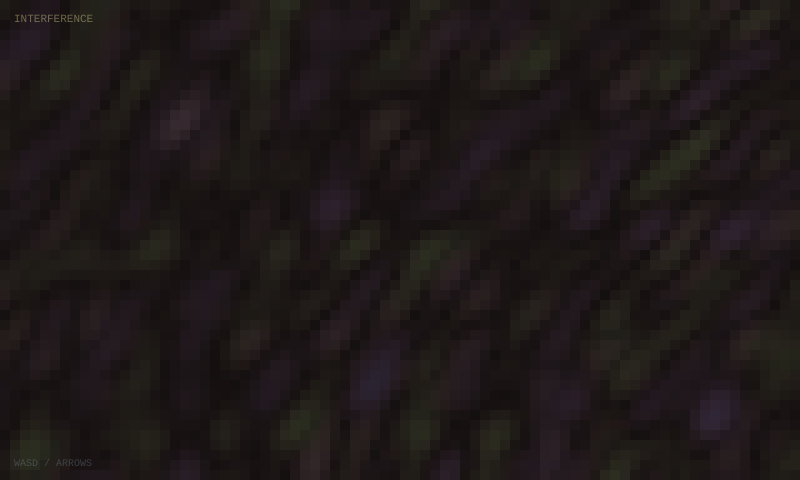
Frame 1 (no input)
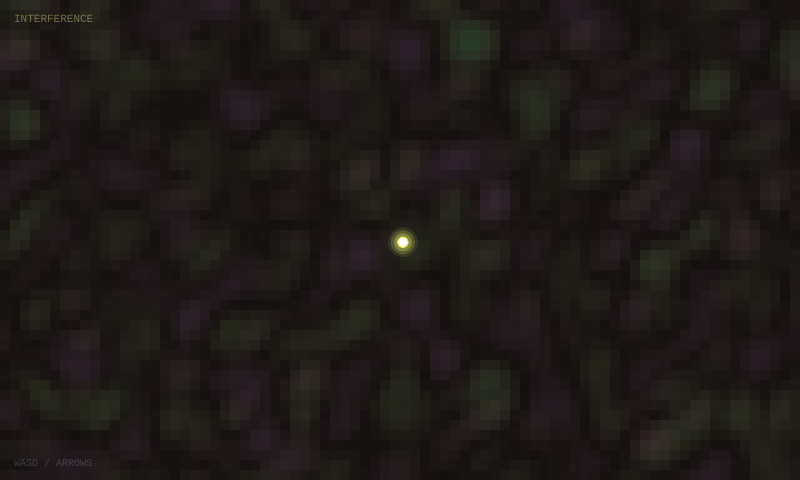
Frame 60 (no input)
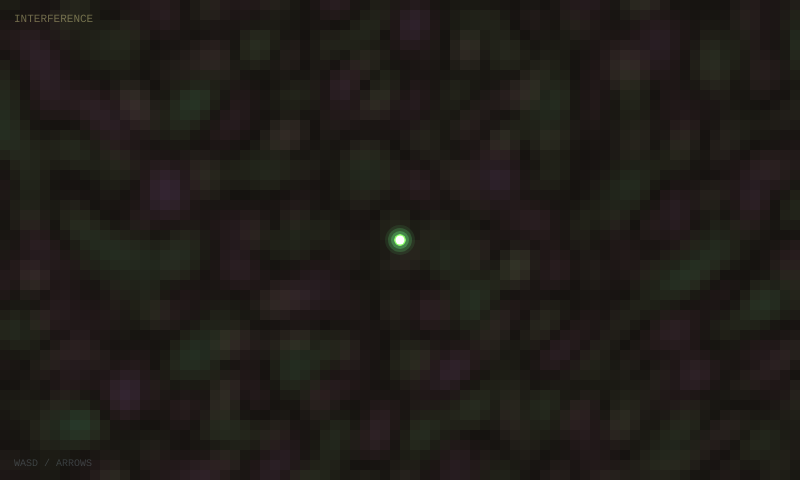
Frame 120 (the mouse pressed at the canvas centre since frame 60)

The p5.js sketch that drew these frames (run headless with seeded random() and noise() and a simulated clock; from frame 60 on, the mouse is pressed at the canvas centre):

// p5.js sketch
// ── sketch.js
/*
  Week 5 — Side Quest: "INTERFERENCE"
  Course: GBDA302

  Controls: WASD / Arrow Keys

  The world responds to you:
  — It starts dark and barely saturated. Colour unlocks as you explore.
  — Moving fast makes the interference field chaotic and vivid.
    Standing still lets it settle into something calm and beautiful.
  — Your trail persists as soft marks in the world — it remembers you.
  — Finding an anomaly sends a pulse through the whole screen.

  9 anomalies hidden across the world:
    BLOOM  — rings of light erupting outward
    VORTEX — spiral arms spinning around a glowing eye
    GLITCH — corrupted scanlines and colour breaks
*/

const WORLD_W = 4000;
const WORLD_H = 3000;
const VIEW_W  = 800;
const VIEW_H  = 480;
const CELL    = 10;

let player    = { x: WORLD_W / 2, y: WORLD_H / 2, spd: 3.5 };
let cam       = { x: 0, y: 0 };
let prevPos   = { x: WORLD_W / 2, y: WORLD_H / 2 };

let trail = [];
const TRAIL_LEN = 120;

let footprints = [];
let footTimer  = 0;
const FOOT_MAX = 600;

let chaos    = 0;
let velocity = 0;
let explore  = 0;
let pulses   = [];

let sources   = [];
let anomalies = [];
let t = 0;

function setup() {
  createCanvas(VIEW_W, VIEW_H);
  colorMode(HSB, 360, 100, 100, 100);

  for (let i = 0; i < 13; i++) {
    sources.push({
      x : random(WORLD_W),
      y : random(WORLD_H),
      λ : random(70, 220),
      ω : random(0.5, 2.4),
      φ : random(TWO_PI),
    });
  }

  const types = ['bloom','vortex','glitch','bloom','vortex','glitch','bloom','vortex','glitch'];
  for (let i = 0; i < 9; i++) {
    anomalies.push({
      type      : types[i],
      x         : random(600, WORLD_W - 600),
      y         : random(500, WORLD_H - 500),
      r         : random(110, 160),
      intensity : 0,
      phase     : random(TWO_PI),
      found     : false,
    });
  }
}

function draw() {
  t += 0.012;

  // ── 1. INPUT & MOVEMENT ───────────────────────────────────────
  const dx = (keyIsDown(RIGHT_ARROW)||keyIsDown(68)?1:0)
           - (keyIsDown(LEFT_ARROW) ||keyIsDown(65)?1:0);
  const dy = (keyIsDown(DOWN_ARROW) ||keyIsDown(83)?1:0)
           - (keyIsDown(UP_ARROW)   ||keyIsDown(87)?1:0);
  const len    = max(1, abs(dx) + abs(dy));
  const moving = dx !== 0 || dy !== 0;

  player.x = constrain(player.x + (dx / len) * player.spd, 0, WORLD_W);
  player.y = constrain(player.y + (dy / len) * player.spd, 0, WORLD_H);

  // ── 2. VELOCITY → CHAOS ───────────────────────────────────────
  velocity = dist(player.x, player.y, prevPos.x, prevPos.y);
  prevPos  = { x: player.x, y: player.y };
  chaos    = lerp(chaos, map(velocity, 0, player.spd, 0, 1, true), 0.04);

  // ── 3. EXPLORATION UNLOCK ─────────────────────────────────────
  explore = min(1, explore + (moving ? 0.0008 : 0.0001));

  // ── 4. TRAIL & FOOTPRINTS ─────────────────────────────────────
  trail.push({ x: player.x, y: player.y, h: (t * 55) % 360 });
  if (trail.length > TRAIL_LEN) trail.shift();

  footTimer++;
  if (moving && footTimer >= 18) {
    footTimer = 0;
    footprints.push({ x: player.x, y: player.y, age: 0, h: (t * 40) % 360 });
    if (footprints.length > FOOT_MAX) footprints.shift();
  }
  for (let f of footprints) f.age += 0.003;

  // ── 5. CAMERA ─────────────────────────────────────────────────
  const tX = constrain(player.x - VIEW_W / 2, 0, WORLD_W - VIEW_W);
  const tY = constrain(player.y - VIEW_H / 2, 0, WORLD_H - VIEW_H);
  cam.x = lerp(cam.x, tX, 0.1);
  cam.y = lerp(cam.y, tY, 0.1);

  // ── 6. ANOMALY PROXIMITY & DISCOVERY ─────────────────────────
  let maxGlitch = 0;
  for (let a of anomalies) {
    const d    = dist(player.x, player.y, a.x, a.y);
    const want = (d < a.r * 2.8) ? map(d, 0, a.r * 2.8, 1, 0) : 0;
    a.intensity = lerp(a.intensity, want, 0.04);

    if (!a.found && d < a.r) {
      a.found = true;
      pulses.push({
        x    : a.x,
        y    : a.y,
        born : t,
        hue  : a.type === 'bloom' ? 55 : a.type === 'vortex' ? 290 : 0,
        type : a.type,
      });
    }
    if (a.type === 'glitch') maxGlitch = max(maxGlitch, a.intensity);
  }

  // ── 7. BACKGROUND: WAVE INTERFERENCE ─────────────────────────
  background(0);
  const hDrift = t * 22;
  const satMin = lerp(10, 55,  explore);
  const satMax = lerp(40, 100, explore);
  const briMin = lerp(8,  20,  explore);
  const briMax = lerp(35, 82,  explore);
  const hSwing = lerp(120, 200, chaos);

  for (let sx = 0; sx < VIEW_W; sx += CELL) {
    for (let sy = 0; sy < VIEW_H; sy += CELL) {
      const wx = sx + cam.x;
      const wy = sy + cam.y;

      let w1 = 0, w2 = 0;
      for (let s of sources) {
        const ddx = wx - s.x, ddy = wy - s.y;
        const d   = sqrt(ddx * ddx + ddy * ddy);
        const ang = TWO_PI * d / s.λ - t * s.ω + s.φ;
        w1 += sin(ang);
        w2 += sin(ang * 1.41 + PI * 0.33);
      }
      w1 /= sources.length;
      w2 /= sources.length;

      const chaosShift = chaos > 0.1
        ? noise(wx * 0.005 + t * 0.4, wy * 0.005) * chaos * 80 : 0;

      const hue = (((w1 * hSwing + w2 * 70) + hDrift + chaosShift) % 360 + 360) % 360;
      const sat = map(w1 * w2, -1, 1, satMin, satMax);
      const bri = map(abs(w1) + abs(w2), 0, 2, briMin, briMax);

      noStroke();
      fill(hue, sat, bri);
      rect(sx, sy, CELL, CELL);
    }
  }

  // ── 8. WORLD-SPACE ELEMENTS ───────────────────────────────────
  push();
  translate(-cam.x, -cam.y);

  // Footprints — persistent glow marks
  noStroke();
  for (let f of footprints) {
    const alpha = map(f.age, 0, 1, 30, 0, true);
    if (alpha < 0.5) continue;
    fill(f.h, 55, 100, alpha);
    ellipse(f.x, f.y, map(f.age, 0, 1, 6, 18));
  }

  // Anomalies
  for (let a of anomalies) {
    if (a.intensity < 0.02) continue;
    const sx = a.x - cam.x, sy = a.y - cam.y;
    if (sx < -400 || sx > VIEW_W + 400 || sy < -400 || sy > VIEW_H + 400) continue;
    if (a.type === 'bloom')  drawBloom(a);
    if (a.type === 'vortex') drawVortex(a);
  }

  // Discovery pulses
  for (let i = pulses.length - 1; i >= 0; i--) {
    const p   = pulses[i];
    const age = t - p.born;
    if (age > 3.5) { pulses.splice(i, 1); continue; }
    const r  = map(age, 0, 3.5, 0, 420);
    const a  = map(age, 0, 3.5, 85, 0);
    const sw = map(age, 0, 3.5, 4, 0.5);
    noFill();
    stroke(p.hue, 80, 100, a);
    strokeWeight(sw);
    ellipse(p.x, p.y, r * 2);
    stroke(p.hue, 60, 100, a * 0.5);
    strokeWeight(sw * 0.6);
    ellipse(p.x, p.y, max(0, r - 60) * 2);
  }

  // Trail
  for (let i = 0; i < trail.length; i++) {
    const pct = i / trail.length;
    noStroke();
    fill(trail[i].h, 85, 100, pct * 90);
    ellipse(trail[i].x, trail[i].y, map(pct, 0, 1, 1.5, 11));
  }

  // Player
  const ph    = (t * 90) % 360;
  const pSize = lerp(18, 32, chaos);
  noStroke();
  for (let r = pSize; r > 0; r -= 3) {
    fill(ph, lerp(55, 90, chaos), 100, map(r, 0, pSize, lerp(55, 80, chaos), 0));
    ellipse(player.x, player.y, r * 2);
  }
  fill(0, 0, 100, 100);
  ellipse(player.x, player.y, 9);

  pop();

  // ── 9. GLITCH (screen space) ──────────────────────────────────
  if (maxGlitch > 0.05) drawGlitch(maxGlitch);

  // ── 10. DISCOVERY FLASH (screen space) ───────────────────────
  for (let p of pulses) {
    const age = t - p.born;
    if (age < 0.18) {
      noStroke();
      fill(p.hue, 40, 100, map(age, 0, 0.18, 28, 0));
      rect(0, 0, VIEW_W, VIEW_H);
    }
  }

  // ── 11. HUD ───────────────────────────────────────────────────
  const found = anomalies.filter(a => a.found).length;
  noStroke();
  textAlign(LEFT, TOP);
  textSize(11);
  textFont('monospace');
  fill(55, 35, 95, 40);
  text('INTERFERENCE', 14, 14);

  if (found > 0) {
    textAlign(RIGHT, TOP);
    fill(290, 60, 100, 50);
    text('anomalies: ' + found + '/9', VIEW_W - 14, 14);
  }

  if (chaos < 0.05 && explore > 0.05) {
    textAlign(CENTER, BOTTOM);
    textSize(10);
    fill(200, 15, 90, map(chaos, 0, 0.05, 22, 0));
    text('be still', VIEW_W / 2, VIEW_H - 12);
  }

  textAlign(LEFT, BOTTOM);
  textSize(10);
  fill(200, 20, 90, 22);
  text('WASD / ARROWS', 14, VIEW_H - 12);
}

function drawBloom(a) {
  const numRings = 14;
  for (let i = 0; i < numRings; i++) {
    const phase = (t * 1.6 + (i / numRings) * TWO_PI + a.phase) % TWO_PI;
    const r     = map(phase, 0, TWO_PI, 0, a.r * 2.8) * a.intensity;
    const alpha = map(phase, 0, TWO_PI, 90, 0) * a.intensity;
    const hue   = ((i / numRings * 360) + t * 45 + a.phase * 60) % 360;
    noFill();
    stroke(hue, 92, 100, alpha);
    strokeWeight(map(phase, 0, TWO_PI, 3, 0.4));
    ellipse(a.x, a.y, r * 2);
  }
  noStroke();
  for (let r = a.r * 0.55; r > 0; r -= 5) {
    const hue = ((r * 2.5 + t * 65) % 360 + 360) % 360;
    fill(hue, 100, 100, map(r, 0, a.r * 0.55, 90, 0) * a.intensity);
    ellipse(a.x, a.y, r * 2);
  }
}

function drawVortex(a) {
  push();
  translate(a.x, a.y);
  rotate(t * 1.1 * a.intensity);
  for (let arm = 0; arm < 5; arm++) {
    push();
    rotate((arm / 5) * TWO_PI);
    for (let step = 0; step < 90; step++) {
      const pct   = step / 90;
      const angle = pct * TWO_PI * 3.5;
      const r     = pct * a.r * 1.9 * a.intensity;
      const hue   = ((pct * 360 + arm * 72 + t * 70) % 360 + 360) % 360;
      stroke(hue, 88, 100, map(pct, 0, 1, 85, 0) * a.intensity);
      strokeWeight(map(pct, 0, 1, 2.8, 0.4));
      point(cos(angle) * r, sin(angle) * r);
    }
    pop();
  }
  noStroke();
  for (let r = 28; r > 0; r -= 3) {
    const hue = ((t * 130 + r * 6) % 360 + 360) % 360;
    fill(hue, 80, 100, map(r, 0, 28, 85, 0) * a.intensity);
    ellipse(0, 0, r * 2);
  }
  pop();
}

function drawGlitch(intensity) {
  for (let i = 0; i < floor(random(4, 10) * intensity); i++) {
    const gw = random(60, VIEW_W * 0.9);
    noStroke();
    fill(random(360), 95, 100, random(25, 65) * intensity);
    rect(random(VIEW_W - gw), random(VIEW_H), gw, random(2, floor(14 * intensity)));
  }
  for (let i = 0; i < floor(random(2, 6) * intensity); i++) {
    fill(0, 0, 100, random(15, 40) * intensity);
    rect(0, random(VIEW_H), VIEW_W, random(1, 3));
  }
  if (intensity > 0.55) {
    for (let i = 0; i < floor(random(3, 7)); i++) {
      fill(random() < 0.5 ? 0 : 180, 100, 100, random(15, 35) * intensity);
      rect(random(-6, 6), random(VIEW_H), VIEW_W, random(1, 5));
    }
  }
  if (random() < intensity * 0.35) {
    fill(random(360), 60, 100, 50 * intensity);
    rect(0, floor(random(VIEW_H)), VIEW_W, random(1, 6));
  }
}
